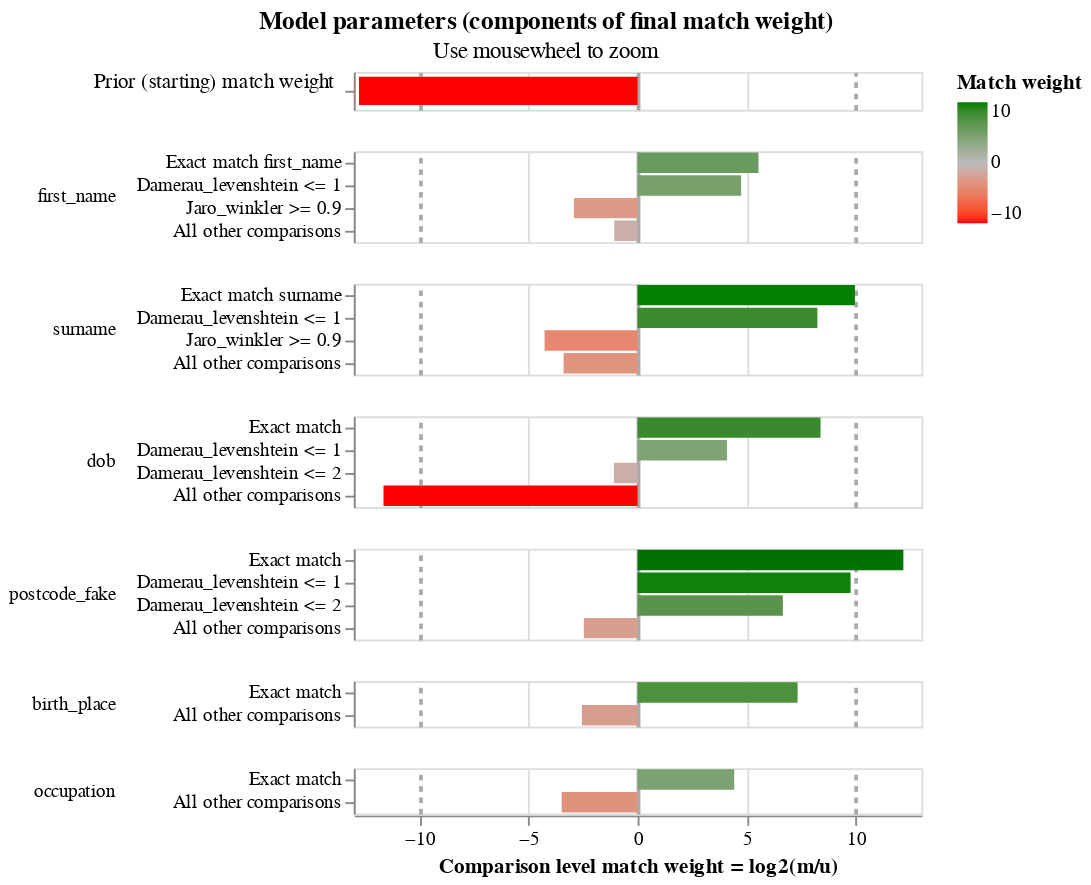

Notebook cell for this chart:
### Markdown cell above
The final match weights can be viewed in the match weights chart:

### Code cell
linker.match_weights_chart()

### Figure 1 — Vega-Lite specification as saved in the notebook (floating-point values rounded to 4 significant figures)
{"config": {"view": {"continuousWidth": 300, "continuousHeight": 300, "discreteHeight": 60, "discreteWidth": 400}, "header": {"title": null}, "mark": {"tooltip": null}, "title": {"anchor": "middle"}}, "vconcat": [{"mark": {"type": "bar", "clip": true, "height": 15}, "encoding": {"color": {"field": "log2_bayes_factor", "scale": {"domain": [-10, 0, 10], "interpolate": "lab", "range": ["red", "#bbbbbb", "green"]}, "title": "Match weight", "type": "quantitative"}, "tooltip": [{"field": "comparison_name", "title": "Comparison name", "type": "nominal"}, {"field": "probability_two_random_records_match", "format": ".4f", "title": "Probability two random records match", "type": "nominal"}, {"field": "log2_bayes_factor", "format": ",.4f", "title": "Equivalent match weight", "type": "quantitative"}, {"field": "bayes_factor_description", "title": "Match weight description", "type": "nominal"}], "x": {"axis": {"domain": false, "gridColor": {"condition": {"test": "abs(datum.value / 10)  <= 1 & datum.value % 10 === 0", "value": "#aaa"}, "value": "#ddd"}, "gridDash": {"condition": {"test": "abs(datum.value / 10) == 1", "value": [3]}, "value": null}, "gridWidth": {"condition": {"test": "abs(datum.value / 10)  <= 1 & datum.value % 10 === 0", "value": 2}, "value": 1}, "labels": false, "ticks": false, "title": ""}, "field": "log2_bayes_factor", "scale": {"domain": [-13, 13]}, "type": "quantitative"}, "y": {"axis": {"title": "Prior (starting) match weight", "titleAlign": "right", "titleAngle": 0, "titleFontWeight": "normal"}, "field": "label_for_charts", "sort": {"field": "comparison_vector_value", "order": "descending"}, "type": "nominal"}}, "height": 20, "transform": [{"filter": "(datum.comparison_name == 'probability_two_random_records_match')"}]}, {"mark": {"type": "bar", "clip": true}, "encoding": {"color": {"field": "log2_bayes_factor", "scale": {"domain": [-10, 0, 10], "interpolate": "lab", "range": ["red", "#bbbbbb", "green"]}, "title": "Match weight", "type": "quantitative"}, "row": {"field": "comparison_name", "header": {"labelAlign": "left", "labelAnchor": "middle", "labelAngle": 0}, "sort": {"field": "comparison_sort_order"}, "type": "nominal"}, "tooltip": [{"field": "comparison_name", "title": "Comparison name", "type": "nominal"}, {"field": "label_for_charts", "title": "Label", "type": "ordinal"}, {"field": "sql_condition", "title": "SQL condition", "type": "nominal"}, {"field": "m_probability", "format": ".4f", "title": "M probability", "type": "quantitative"}, {"field": "u_probability", "format": ".4f", "title": "U probability", "type": "quantitative"}, {"field": "bayes_factor", "format": ",.4f", "title": "Bayes factor = m/u", "type": "quantitative"}, {"field": "log2_bayes_factor", "format": ",.4f", "title": "Match weight = log2(m/u)", "type": "quantitative"}, {"field": "bayes_factor_description", "title": "Match weight description", "type": "nominal"}], "x": {"axis": {"gridColor": {"condition": {"test": "abs(datum.value / 10)  <= 1 & datum.value % 10 === 0", "value": "#aaa"}, "value": "#ddd"}, "gridDash": {"condition": {"test": "abs(datum.value / 10) == 1", "value": [3]}, "value": null}, "gridWidth": {"condition": {"test": "abs(datum.value / 10)  <= 1 & datum.value % 10 === 0", "value": 2}, "value": 1}, "title": "Comparison level match weight = log2(m/u)"}, "field": "log2_bayes_factor", "scale": {"domain": [-13, 13]}, "type": "quantitative"}, "y": {"axis": {"title": null}, "field": "label_for_charts", "sort": {"field": "comparison_vector_value", "order": "descending"}, "type": "nominal"}}, "height": {"step": 12}, "resolve": {"axis": {"y": "independent"}, "scale": {"y": "independent"}}, "transform": [{"filter": "(datum.comparison_name != 'probability_two_random_records_match')"}]}], "data": {"name": "data-07422e65de1bbd766a022cadbdeff57f"}, "params": [{"name": "mouse_zoom", "select": {"type": "interval", "encodings": ["x"]}, "bind": "scales", "views": []}], "resolve": {"axis": {"y": "independent"}, "scale": {"y": "independent"}}, "title": {"text": "Model parameters (components of final match weight)", "subtitle": "Use mousewheel to zoom"}, "$schema": "https://vega.github.io/schema/vega-lite/v5.9.3.json", "datasets": {"data-07422e65de1bbd766a022cadbdeff57f": [{"comparison_name": "probability_two_random_records_match", "sql_condition": null, "label_for_charts": "", "m_probability": null, "u_probability": null, "m_probability_description": null, "u_probability_description": null, "has_tf_adjustments": false, "tf_adjustment_column": null, "tf_adjustment_weight": null, "is_null_level": false, "bayes_factor": 0.0001438, "log2_bayes_factor": -12.76, "comparison_vector_value": 0, "max_comparison_vector_value": 0, "bayes_factor_description": "The probability that two random records drawn at random match is 0.000 or one in  6,955.0 records.This is equivalent to a starting match weight of -12.764.", "probability_two_random_records_match": 0.0001438, "comparison_sort_order": -1}, {"comparison_name": "first_name", "sql_condition": "\"first_name_l\" = \"first_name_r\"", "label_for_charts": "Exact match first_name", "m_probability": 0.5546, "u_probability": 0.01196, "m_probability_description": "Amongst matching record comparisons, 55.46% of records are in the exact match first_name comparison level", "u_probability_description": "Amongst non-matching record comparisons, 1.20% of records are in the exact match first_name comparison level", "has_tf_adjustments": true, "tf_adjustment_column": "first_name", "tf_adjustment_weight": 1.0, "is_null_level": false, "bayes_factor": 46.38, "log2_bayes_factor": 5.535, "comparison_vector_value": 3, "max_comparison_vector_value": 3, "bayes_factor_description": "If comparison level is `exact match first_name` then comparison is 46.38 times more likely to be a match", "probability_two_random_records_match": 0.0001438, "comparison_sort_order": 0}, {"comparison_name": "first_name", "sql_condition": "damerau_levenshtein(\"first_name_l\", \"first_name_r\") <= 1", "label_for_charts": "Damerau_levenshtein <= 1", "m_probability": 0.08024, "u_probability": 0.002996, "m_probability_description": "Amongst matching record comparisons, 8.02% of records are in the damerau_levenshtein <= 1 comparison level", "u_probability_description": "Amongst non-matching record comparisons, 0.30% of records are in the damerau_levenshtein <= 1 comparison level", "has_tf_adjustments": false, "tf_adjustment_column": null, "tf_adjustment_weight": 1.0, "is_null_level": false, "bayes_factor": 26.79, "log2_bayes_factor": 4.743, "comparison_vector_value": 2, "max_comparison_vector_value": 3, "bayes_factor_description": "If comparison level is `damerau_levenshtein <= 1` then comparison is 26.79 times more likely to be a match", "probability_two_random_records_match": 0.0001438, "comparison_sort_order": 0}, {"comparison_name": "first_name", "sql_condition": "jaro_winkler(\"first_name_l\", \"first_name_r\") >= 0.9", "label_for_charts": "Jaro_winkler >= 0.9", "m_probability": 0.03994, "u_probability": 0.3022, "m_probability_description": "Amongst matching record comparisons, 3.99% of records are in the jaro_winkler >= 0.9 comparison level", "u_probability_description": "Amongst non-matching record comparisons, 30.22% of records are in the jaro_winkler >= 0.9 comparison level", "has_tf_adjustments": false, "tf_adjustment_column": null, "tf_adjustment_weight": 1.0, "is_null_level": false, "bayes_factor": 0.1322, "log2_bayes_factor": -2.919, "comparison_vector_value": 1, "max_comparison_vector_value": 3, "bayes_factor_description": "If comparison level is `jaro_winkler >= 0.9` then comparison is  7.57 times less likely to be a match", "probability_two_random_records_match": 0.0001438, "comparison_sort_order": 0}, {"comparison_name": "first_name", "sql_condition": "ELSE", "label_for_charts": "All other comparisons", "m_probability": 0.3252, "u_probability": 0.6829, "m_probability_description": "Amongst matching record comparisons, 32.52% of records are in the all other comparisons comparison level", "u_probability_description": "Amongst non-matching record comparisons, 68.29% of records are in the all other comparisons comparison level", "has_tf_adjustments": false, "tf_adjustment_column": null, "tf_adjustment_weight": 1.0, "is_null_level": false, "bayes_factor": 0.4763, "log2_bayes_factor": -1.07, "comparison_vector_value": 0, "max_comparison_vector_value": 3, "bayes_factor_description": "If comparison level is `all other comparisons` then comparison is  2.10 times less likely to be a match", "probability_two_random_records_match": 0.0001438, "comparison_sort_order": 0}, {"comparison_name": "surname", "sql_condition": "\"surname_l\" = \"surname_r\"", "label_for_charts": "Exact match surname", "m_probability": 0.7905, "u_probability": 0.0007961, "m_probability_description": "Amongst matching record comparisons, 79.05% of records are in the exact match surname comparison level", "u_probability_description": "Amongst non-matching record comparisons, 0.08% of records are in the exact match surname comparison level", "has_tf_adjustments": true, "tf_adjustment_column": "surname", "tf_adjustment_weight": 1.0, "is_null_level": false, "bayes_factor": 992.9, "log2_bayes_factor": 9.956, "comparison_vector_value": 3, "max_comparison_vector_value": 3, "bayes_factor_description": "If comparison level is `exact match surname` then comparison is 992.93 times more likely to be a match", "probability_two_random_records_match": 0.0001438, "comparison_sort_order": 1}, {"comparison_name": "surname", "sql_condition": "damerau_levenshtein(\"surname_l\", \"surname_r\") <= 1", "label_for_charts": "Damerau_levenshtein <= 1", "m_probability": 0.1232, "u_probability": 0.0004085, "m_probability_description": "Amongst matching record comparisons, 12.32% of records are in the damerau_levenshtein <= 1 comparison level", "u_probability_description": "Amongst non-matching record comparisons, 0.04% of records are in the damerau_levenshtein <= 1 comparison level", "has_tf_adjustments": false, "tf_adjustment_column": null, "tf_adjustment_weight": 1.0, "is_null_level": false, "bayes_factor": 301.6, "log2_bayes_factor": 8.236, "comparison_vector_value": 2, "max_comparison_vector_value": 3, "bayes_factor_description": "If comparison level is `damerau_levenshtein <= 1` then comparison is 301.59 times more likely to be a match", "probability_two_random_records_match": 0.0001438, "comparison_sort_order": 1}, {"comparison_name": "surname", "sql_condition": "jaro_winkler(\"surname_l\", \"surname_r\") >= 0.9", "label_for_charts": "Jaro_winkler >= 0.9", "m_probability": 0.01076, "u_probability": 0.2063, "m_probability_description": "Amongst matching record comparisons, 1.08% of records are in the jaro_winkler >= 0.9 comparison level", "u_probability_description": "Amongst non-matching record comparisons, 20.63% of records are in the jaro_winkler >= 0.9 comparison level", "has_tf_adjustments": false, "tf_adjustment_column": null, "tf_adjustment_weight": 1.0, "is_null_level": false, "bayes_factor": 0.05218, "log2_bayes_factor": -4.26, "comparison_vector_value": 1, "max_comparison_vector_value": 3, "bayes_factor_description": "If comparison level is `jaro_winkler >= 0.9` then comparison is  19.16 times less likely to be a match", "probability_two_random_records_match": 0.0001438, "comparison_sort_order": 1}, {"comparison_name": "surname", "sql_condition": "ELSE", "label_for_charts": "All other comparisons", "m_probability": 0.07552, "u_probability": 0.7925, "m_probability_description": "Amongst matching record comparisons, 7.55% of records are in the all other comparisons comparison level", "u_probability_description": "Amongst non-matching record comparisons, 79.25% of records are in the all other comparisons comparison level", "has_tf_adjustments": false, "tf_adjustment_column": null, "tf_adjustment_weight": 1.0, "is_null_level": false, "bayes_factor": 0.09529, "log2_bayes_factor": -3.391, "comparison_vector_value": 0, "max_comparison_vector_value": 3, "bayes_factor_description": "If comparison level is `all other comparisons` then comparison is  10.49 times less likely to be a match", "probability_two_random_records_match": 0.0001438, "comparison_sort_order": 1}, {"comparison_name": "dob", "sql_condition": "\"dob_l\" = \"dob_r\"", "label_for_charts": "Exact match", "m_probability": 0.6233, "u_probability": 0.001872, "m_probability_description": "Amongst matching record comparisons, 62.33% of records are in the exact match comparison level", "u_probability_description": "Amongst non-matching record comparisons, 0.19% of records are in the exact match comparison level", "has_tf_adjustments": true, "tf_adjustment_column": "dob", "tf_adjustment_weight": 1.0, "is_null_level": false, "bayes_factor": 332.9, "log2_bayes_factor": 8.379, "comparison_vector_value": 3, "max_comparison_vector_value": 3, "bayes_factor_description": "If comparison level is `exact match` then comparison is 332.91 times more likely to be a match", "probability_two_random_records_match": 0.0001438, "comparison_sort_order": 2}, {"comparison_name": "dob", "sql_condition": "damerau_levenshtein(\"dob_l\", \"dob_r\") <= 1", "label_for_charts": "Damerau_levenshtein <= 1", "m_probability": 0.34, "u_probability": 0.01986, "m_probability_description": "Amongst matching record comparisons, 34.00% of records are in the damerau_levenshtein <= 1 comparison level", "u_probability_description": "Amongst non-matching record comparisons, 1.99% of records are in the damerau_levenshtein <= 1 comparison level", "has_tf_adjustments": false, "tf_adjustment_column": null, "tf_adjustment_weight": 1.0, "is_null_level": false, "bayes_factor": 17.12, "log2_bayes_factor": 4.098, "comparison_vector_value": 2, "max_comparison_vector_value": 3, "bayes_factor_description": "If comparison level is `damerau_levenshtein <= 1` then comparison is 17.12 times more likely to be a match", "probability_two_random_records_match": 0.0001438, "comparison_sort_order": 2}, {"comparison_name": "dob", "sql_condition": "damerau_levenshtein(\"dob_l\", \"dob_r\") <= 2", "label_for_charts": "Damerau_levenshtein <= 2", "m_probability": 0.03637, "u_probability": 0.0772, "m_probability_description": "Amongst matching record comparisons, 3.64% of records are in the damerau_levenshtein <= 2 comparison level", "u_probability_description": "Amongst non-matching record comparisons, 7.72% of records are in the damerau_levenshtein <= 2 comparison level", "has_tf_adjustments": false, "tf_adjustment_column": null, "tf_adjustment_weight": 1.0, "is_null_level": false, "bayes_factor": 0.4711, "log2_bayes_factor": -1.086, "comparison_vector_value": 1, "max_comparison_vector_value": 3, "bayes_factor_description": "If comparison level is `damerau_levenshtein <= 2` then comparison is  2.12 times less likely to be a match", "probability_two_random_records_match": 0.0001438, "comparison_sort_order": 2}, {"comparison_name": "dob", "sql_condition": "ELSE", "label_for_charts": "All other comparisons", "m_probability": 0.0002822, "u_probability": 0.9011, "m_probability_description": "Amongst matching record comparisons, 0.03% of records are in the all other comparisons comparison level", "u_probability_description": "Amongst non-matching record comparisons, 90.11% of records are in the all other comparisons comparison level", "has_tf_adjustments": false, "tf_adjustment_column": null, "tf_adjustment_weight": 1.0, "is_null_level": false, "bayes_factor": 0.0003132, "log2_bayes_factor": -11.64, "comparison_vector_value": 0, "max_comparison_vector_value": 3, "bayes_factor_description": "If comparison level is `all other comparisons` then comparison is  3,193.11 times less likely to be a match", "probability_two_random_records_match": 0.0001438, "comparison_sort_order": 2}, {"comparison_name": "postcode_fake", "sql_condition": "\"postcode_fake_l\" = \"postcode_fake_r\"", "label_for_charts": "Exact match", "m_probability": 0.687, "u_probability": 0.0001487, "m_probability_description": "Amongst matching record comparisons, 68.70% of records are in the exact match comparison level", "u_probability_description": "Amongst non-matching record comparisons, 0.01% of records are in the exact match comparison level", "has_tf_adjustments": false, "tf_adjustment_column": null, "tf_adjustment_weight": 1.0, "is_null_level": false, "bayes_factor": 4619.0, "log2_bayes_factor": 12.17, "comparison_vector_value": 3, "max_comparison_vector_value": 3, "bayes_factor_description": "If comparison level is `exact match` then comparison is 4,619.05 times more likely to be a match", "probability_two_random_records_match": 0.0001438, "comparison_sort_order": 3}, {"comparison_name": "postcode_fake", "sql_condition": "damerau_levenshtein(\"postcode_fake_l\", \"postcode_fake_r\") <= 1", "label_for_charts": "Damerau_levenshtein <= 1", "m_probability": 0.07774, "u_probability": 8.991e-05, "m_probability_description": "Amongst matching record comparisons, 7.77% of records are in the damerau_levenshtein <= 1 comparison level", "u_probability_description": "Amongst non-matching record comparisons, 0.01% of records are in the damerau_levenshtein <= 1 comparison level", "has_tf_adjustments": false, "tf_adjustment_column": null, "tf_adjustment_weight": 1.0, "is_null_level": false, "bayes_factor": 864.6, "log2_bayes_factor": 9.756, "comparison_vector_value": 2, "max_comparison_vector_value": 3, "bayes_factor_description": "If comparison level is `damerau_levenshtein <= 1` then comparison is 864.64 times more likely to be a match", "probability_two_random_records_match": 0.0001438, "comparison_sort_order": 3}, {"comparison_name": "postcode_fake", "sql_condition": "damerau_levenshtein(\"postcode_fake_l\", \"postcode_fake_r\") <= 2", "label_for_charts": "Damerau_levenshtein <= 2", "m_probability": 0.05424, "u_probability": 0.0005391, "m_probability_description": "Amongst matching record comparisons, 5.42% of records are in the damerau_levenshtein <= 2 comparison level", "u_probability_description": "Amongst non-matching record comparisons, 0.05% of records are in the damerau_levenshtein <= 2 comparison level", "has_tf_adjustments": false, "tf_adjustment_column": null, "tf_adjustment_weight": 1.0, "is_null_level": false, "bayes_factor": 100.6, "log2_bayes_factor": 6.653, "comparison_vector_value": 1, "max_comparison_vector_value": 3, "bayes_factor_description": "If comparison level is `damerau_levenshtein <= 2` then comparison is 100.61 times more likely to be a match", "probability_two_random_records_match": 0.0001438, "comparison_sort_order": 3}, {"comparison_name": "postcode_fake", "sql_condition": "ELSE", "label_for_charts": "All other comparisons", "m_probability": 0.1811, "u_probability": 0.9992, "m_probability_description": "Amongst matching record comparisons, 18.11% of records are in the all other comparisons comparison level", "u_probability_description": "Amongst non-matching record comparisons, 99.92% of records are in the all other comparisons comparison level", "has_tf_adjustments": false, "tf_adjustment_column": null, "tf_adjustment_weight": 1.0, "is_null_level": false, "bayes_factor": 0.1812, "log2_bayes_factor": -2.464, "comparison_vector_value": 0, "max_comparison_vector_value": 3, "bayes_factor_description": "If comparison level is `all other comparisons` then comparison is  5.52 times less likely to be a match", "probability_two_random_records_match": 0.0001438, "comparison_sort_order": 3}, {"comparison_name": "birth_place", "sql_condition": "\"birth_place_l\" = \"birth_place_r\"", "label_for_charts": "Exact match", "m_probability": 0.8306, "u_probability": 0.005165, "m_probability_description": "Amongst matching record comparisons, 83.06% of records are in the exact match comparison level", "u_probability_description": "Amongst non-matching record comparisons, 0.52% of records are in the exact match comparison level", "has_tf_adjustments": true, "tf_adjustment_column": "birth_place", "tf_adjustment_weight": 1.0, "is_null_level": false, "bayes_factor": 160.8, "log2_bayes_factor": 7.329, "comparison_vector_value": 1, "max_comparison_vector_value": 1, "bayes_factor_description": "If comparison level is `exact match` then comparison is 160.82 times more likely to be a match", "probability_two_random_records_match": 0.0001438, "comparison_sort_order": 4}, {"comparison_name": "birth_place", "sql_condition": "ELSE", "label_for_charts": "All other comparisons", "m_probability": 0.1694, "u_probability": 0.9948, "m_probability_description": "Amongst matching record comparisons, 16.94% of records are in the all other comparisons comparison level", "u_probability_description": "Amongst non-matching record comparisons, 99.48% of records are in the all other comparisons comparison level", "has_tf_adjustments": false, "tf_adjustment_column": null, "tf_adjustment_weight": 1.0, "is_null_level": false, "bayes_factor": 0.1703, "log2_bayes_factor": -2.554, "comparison_vector_value": 0, "max_comparison_vector_value": 1, "bayes_factor_description": "If comparison level is `all other comparisons` then comparison is  5.87 times less likely to be a match", "probability_two_random_records_match": 0.0001438, "comparison_sort_order": 4}, {"comparison_name": "occupation", "sql_condition": "\"occupation_l\" = \"occupation_r\"", "label_for_charts": "Exact match", "m_probability": 0.9139, "u_probability": 0.04253, "m_probability_description": "Amongst matching record comparisons, 91.39% of records are in the exact match comparison level", "u_probability_description": "Amongst non-matching record comparisons, 4.25% of records are in the exact match comparison level", "has_tf_adjustments": true, "tf_adjustment_column": "occupation", "tf_adjustment_weight": 1.0, "is_null_level": false, "bayes_factor": 21.49, "log2_bayes_factor": 4.425, "comparison_vector_value": 1, "max_comparison_vector_value": 1, "bayes_factor_description": "If comparison level is `exact match` then comparison is 21.49 times more likely to be a match", "probability_two_random_records_match": 0.0001438, "comparison_sort_order": 5}, {"comparison_name": "occupation", "sql_condition": "ELSE", "label_for_charts": "All other comparisons", "m_probability": 0.08607, "u_probability": 0.9575, "m_probability_description": "Amongst matching record comparisons, 8.61% of records are in the all other comparisons comparison level", "u_probability_description": "Amongst non-matching record comparisons, 95.75% of records are in the all other comparisons comparison level", "has_tf_adjustments": false, "tf_adjustment_column": null, "tf_adjustment_weight": 1.0, "is_null_level": false, "bayes_factor": 0.0899, "log2_bayes_factor": -3.476, "comparison_vector_value": 0, "max_comparison_vector_value": 1, "bayes_factor_description": "If comparison level is `all other comparisons` then comparison is  11.12 times less likely to be a match", "probability_two_random_records_match": 0.0001438, "comparison_sort_order": 5}]}}
